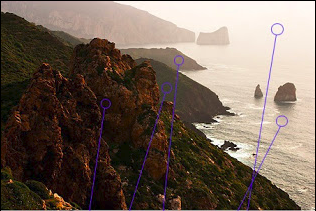
#> input picture Histogram/histo.png, 316 x 211 px
$ python histogram.py
#> lines starting #> are read from the running program, lines starting #| are printed output that depends on the picture
import cv2
import numpy as np

img=cv2.imread('histo.png',0)
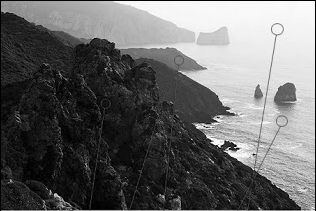
#> img: shape (211, 316); min 0, max 254, mean 103

#resize if images are large in sizes
#img = cv2.resize(img, (img.shape[1],img.shape[0]))

#displays the input image
cv2.imshow('img',img)

#input image pixel values in a list 'k'
k=[]
for i in range(img.shape[0]):
	for j in range(img.shape[1]):
		k.append(img[i][j])
#> after the loop, k = 66676 items
#input list from image
#k=[2,3,5,7,8,1,4,10,3,12,2,3,3,3,3,3,2,4]

c1=len(k)
#> c1 = 66676

#finding max number in the list of frequencies
maxn = 0
for j in range(c1):
	if k[j]>maxn:
		maxn = k[j]
#> this loop made 66676 passes
#> maxn on passes 318, 319, 320, 321, 324, 333, 334, 342, 366, 372, 374, 376: 140, 143, 146, 147, 150, 158, 161, 162, 163, 164, 165, 166
#> after the loop, maxn = 254

#find list of frequency of values in k from 0-max
l=[]
maxnc=maxn
#> maxnc = 254
while maxnc>=0:
	count=0
	for j in xrange(c1):
		if k[j]==maxnc:
			count=count+1
	l.append(count)
	maxnc=maxnc-1
#> this loop made 255 passes
#> maxnc on passes 1 to 3: 253, 252, 251
#> after the loop, l = 255 values, max 1049 at index 233, min 6 at index 0, mean 261.5; maxnc = -1

l.reverse()

print('\nList of pixel values:')
print(k)
#> (printed output is left out)
print('\nList of frequency distribution:')
print(l)

# 'c' will determines the LENGTH of canvas and 'y' determines the HEIGHT of the canvas
c=len(l)
#> c = 255


#y=720
y=maxn*11
#> y = 2794
p=24
#c*23
#creating a black canvas 'a'
a=np.zeros((y,c*23,3), np.uint8)

y0=y-15
#> y0 = 2779


#cv2.namedWindow('Graph',cv2.WINDOW_NORMAL)

#y-axis scaling marked in green
for i in range(maxn+1):
	cv2.line(a,(14,y0),(12,y0),(0,255,0),thickness=1)
	y0=y0-10
#> this loop made 255 passes
#> y0 on passes 1 to 3: 2769, 2759, 2749
#> after the loop, y0 = 229

for i in range(c):

	#x-axis scaling marked in green
	cv2.line(a,(p,y-15),(p,y-12),(0,255,0),thickness=1)
	y0=y0-10

	#histogram bars drawn in blue
	cv2.line(a,(p,y-15),(p,y-15-l[i]*2),(255,0,0),thickness=2,lineType=8,shift=0)
	p=p+20
#> this loop made 255 passes
#> y0 on passes 1 to 3: 219, 209, 199
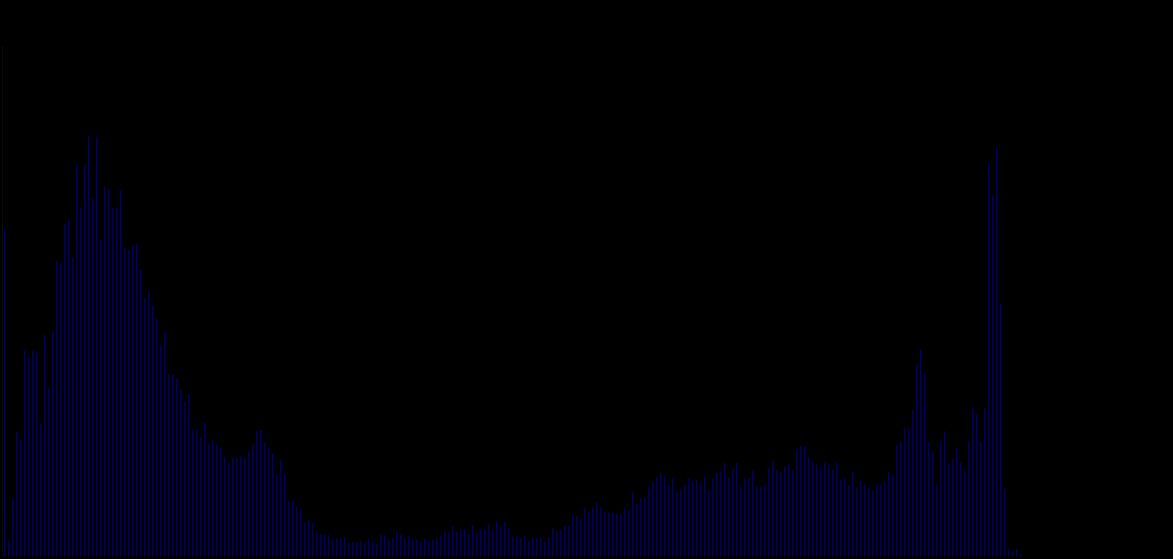
#> a: shape (2794, 5865, 3) (shown at 1/5 size); mean of channels 0, 1, 2 6.2, 0, 0; drawn as B, G, R
#> after the loop, p = 5124; y0 = -2321
	#l[]*2 helps to alters the height of the histogram bars

#boundary rectangle
cv2.rectangle(a,(4,0),(p+10,y-15+10),(255,255,255),thickness=2)

#x-axis
cv2.line(a,(10,y-15),(p,y-15),(0,0,255),thickness=2)

#y-axis
cv2.line(a,(14,10),(14,y-11),(0,0,255),thickness=2)

#graph heading text
cv2.putText(a,"Histogram",(c*11,20+c),cv2.FONT_HERSHEY_DUPLEX,0.05*c,(255,255,255),1)

#resizable window for the graph created
cv2.namedWindow('Graph',cv2.WINDOW_NORMAL)

#display final canvas
cv2.imshow('Graph',a)

cv2.waitKey(0)
cv2.destroyAllWindows()

$ run again, with Histogram/hist.jpg saved as Histogram/histo.png
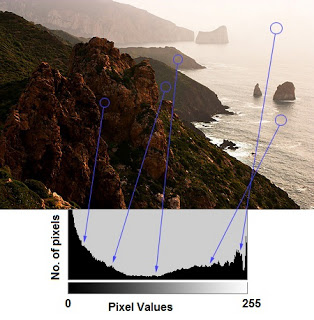
#> input picture Histogram/hist.jpg, 314 x 320 px
#> `img=cv2.imread('histo.png',0)`:
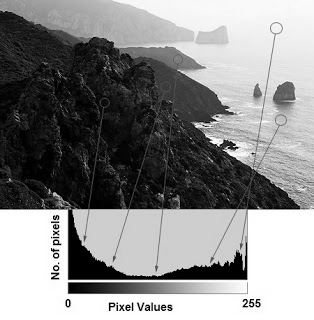
#> img: shape (320, 314); min 0, max 255, mean 137.8
#> after the loop `for i in range(img.shape[0]):`: k = 100480 items
#> c1 = 100480
#> the loop `for j in range(c1):` made 100480 passes
#> maxn on passes 1, 2, 3, 4, 7, 16, 17, 25: 142, 144, 147, 149, 152, 160, 163, 164
#> after the loop `for j in range(c1):`: maxn = 255
#> the loop `while maxnc>=0:` made 256 passes
#> maxnc on passes 1 to 3: 254, 253, 252
#> after the loop `while maxnc>=0:`: l = 256 values, max 14483 at index 0, min 36 at index 163, mean 392.5; maxnc = -1
#> (printed output is left out)
#> c = 256
#> y = 2805
#> `y0=y-15`: y0 = 2790
#> the loop `for i in range(maxn+1):` made 256 passes
#> y0 on passes 1 to 3: 2780, 2770, 2760
#> after the loop `for i in range(maxn+1):`: y0 = 230
#> the loop `for i in range(c):` made 256 passes
#> y0 on passes 1 to 3: 220, 210, 200
#> after the loop `for i in range(c):`:
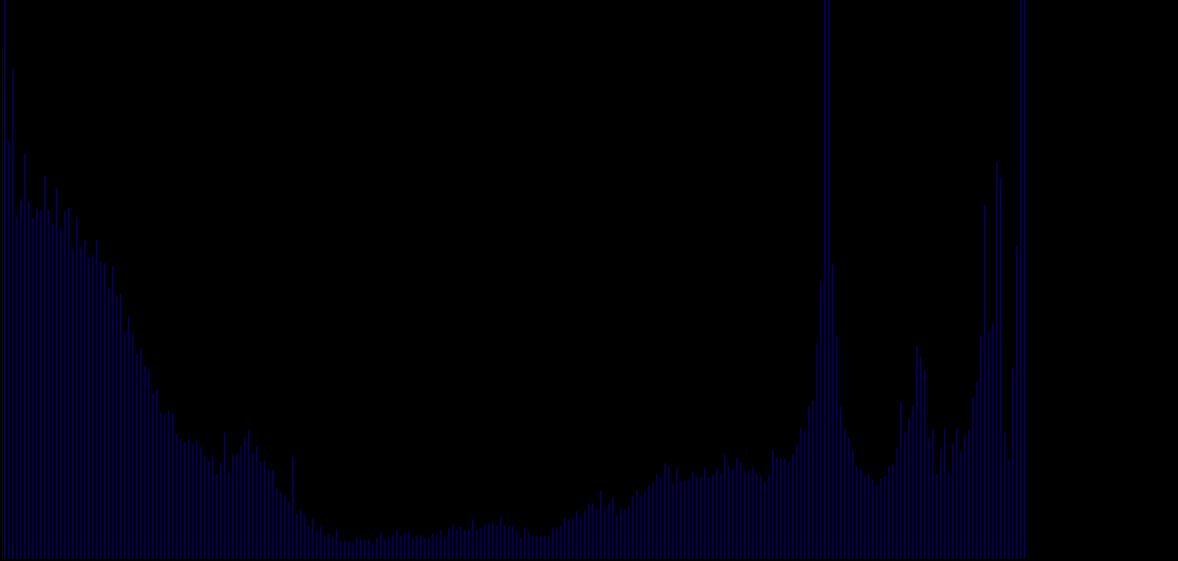
#> a: shape (2805, 5888, 3) (shown at 1/5 size); mean of channels 0, 1, 2 7.6, 0, 0; drawn as B, G, R
#> after the loop `for i in range(c):`: p = 5144; y0 = -2330
